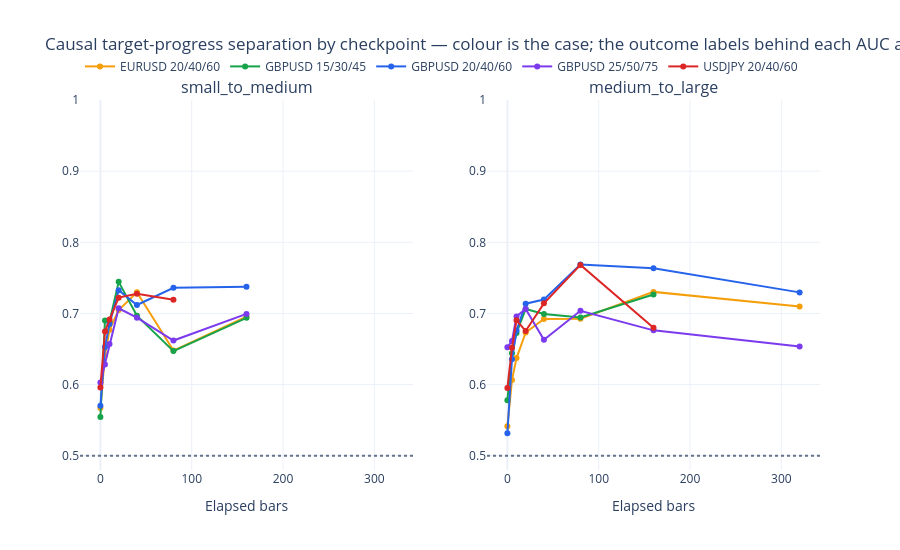

Here is the notebook cell this chart was saved with:
### Code cell
progress_auc = overlap_summary.loc[overlap_summary["feature"].eq("target_progress")].copy()
auc_figure = make_subplots(
    rows=1,
    cols=2,
    subplot_titles=[Stage.SMALL_TO_MEDIUM.value, Stage.MEDIUM_TO_LARGE.value],
)
for column_number, stage in enumerate(Stage, start=1):
    stage_rows = progress_auc.loc[progress_auc["stage"].eq(stage.value)]
    for case, case_rows in stage_rows.groupby("case", sort=False):
        auc_figure.add_trace(go.Scatter(
            x=case_rows["elapsed_bars"],
            y=case_rows["orientation_free_auc"],
            mode="lines+markers",
            name=case,
            legendgroup=case,
            showlegend=column_number == 1,
            line={"color": case_colors[case], "width": 2},
            customdata=case_rows[[
                "propagated_survivors", "rejected_survivors", "stronger_value_direction",
            ]].to_numpy(),
            hovertemplate=(
                "case=%{fullData.name}<br>elapsed=%{x}<br>AUC=%{y:.3f}<br>"
                "propagated=%{customdata[0]:,.0f}<br>rejected=%{customdata[1]:,.0f}<br>"
                "associated direction=%{customdata[2]}<extra></extra>"
            ),
        ), row=1, col=column_number)
    auc_figure.add_hline(
        y=0.5, line={"color": "#64748b", "dash": "dot"}, row=1, col=column_number
    )
    auc_figure.update_yaxes(range=[0.48, 1.0], row=1, col=column_number)
    auc_figure.update_xaxes(title_text="Elapsed bars", row=1, col=column_number)
auc_figure.update_layout(
    title="Causal target-progress separation by checkpoint — colour is the case; the outcome labels behind each AUC are hindsight",
    template="plotly_white",
    height=550,
    legend={"orientation": "h", "y": 1.13, "x": 0.0},
)
auc_figure.show()

### Figure 1 — Plotly figure (JSON) as saved in the notebook; plotly's stock layout.template omitted (floating-point values rounded to 4 significant figures)
{"data": [{"customdata": [[528, 597, "higher"], [469, 567, "higher"], [411, 506, "higher"], [328, 408, "higher"], [232, 294, "higher"], [132, 177, "higher"], [55, 80, "higher"], [2, 5, "insufficient_sample"]], "hovertemplate": "case=%{fullData.name}<br>elapsed=%{x}<br>AUC=%{y:.3f}<br>propagated=%{customdata[0]:,.0f}<br>rejected=%{customdata[1]:,.0f}<br>associated direction=%{customdata[2]}<extra></extra>", "legendgroup": "EURUSD 20/40/60", "line": {"color": "#f59e0b", "width": 2}, "mode": "lines+markers", "name": "EURUSD 20/40/60", "showlegend": true, "type": "scatter", "x": [0, 5, 10, 20, 40, 80, 160, 320], "xaxis": "x", "y": [0.5673, 0.6412, 0.6769, 0.7049, 0.7298, 0.6478, 0.6955, NaN], "yaxis": "y"}, {"customdata": [[971, 1113, "higher"], [808, 1006, "higher"], [631, 818, "higher"], [443, 575, "higher"], [238, 319, "higher"], [93, 133, "higher"], [23, 25, "higher"]], "hovertemplate": "case=%{fullData.name}<br>elapsed=%{x}<br>AUC=%{y:.3f}<br>propagated=%{customdata[0]:,.0f}<br>rejected=%{customdata[1]:,.0f}<br>associated direction=%{customdata[2]}<extra></extra>", "legendgroup": "GBPUSD 15/30/45", "line": {"color": "#16a34a", "width": 2}, "mode": "lines+markers", "name": "GBPUSD 15/30/45", "showlegend": true, "type": "scatter", "x": [0, 5, 10, 20, 40, 80, 160], "xaxis": "x", "y": [0.5544, 0.6902, 0.6884, 0.7444, 0.6968, 0.6471, 0.6939], "yaxis": "y"}, {"customdata": [[574, 663, "higher"], [509, 641, "higher"], [438, 571, "higher"], [363, 466, "higher"], [237, 326, "higher"], [132, 173, "higher"], [44, 67, "higher"], [1, 2, "insufficient_sample"]], "hovertemplate": "case=%{fullData.name}<br>elapsed=%{x}<br>AUC=%{y:.3f}<br>propagated=%{customdata[0]:,.0f}<br>rejected=%{customdata[1]:,.0f}<br>associated direction=%{customdata[2]}<extra></extra>", "legendgroup": "GBPUSD 20/40/60", "line": {"color": "#2563eb", "width": 2}, "mode": "lines+markers", "name": "GBPUSD 20/40/60", "showlegend": true, "type": "scatter", "x": [0, 5, 10, 20, 40, 80, 160, 320], "xaxis": "x", "y": [0.5703, 0.653, 0.6851, 0.7327, 0.712, 0.7362, 0.7374, NaN], "yaxis": "y"}, {"customdata": [[381, 487, "higher"], [347, 479, "higher"], [323, 449, "higher"], [284, 403, "higher"], [219, 304, "higher"], [132, 203, "higher"], [56, 92, "higher"], [6, 11, "insufficient_sample"]], "hovertemplate": "case=%{fullData.name}<br>elapsed=%{x}<br>AUC=%{y:.3f}<br>propagated=%{customdata[0]:,.0f}<br>rejected=%{customdata[1]:,.0f}<br>associated direction=%{customdata[2]}<extra></extra>", "legendgroup": "GBPUSD 25/50/75", "line": {"color": "#7c3aed", "width": 2}, "mode": "lines+markers", "name": "GBPUSD 25/50/75", "showlegend": true, "type": "scatter", "x": [0, 5, 10, 20, 40, 80, 160, 320], "xaxis": "x", "y": [0.603, 0.6283, 0.6572, 0.7073, 0.694, 0.6619, 0.6993, NaN], "yaxis": "y"}, {"customdata": [[802, 984, "higher"], [622, 882, "higher"], [520, 739, "higher"], [370, 529, "higher"], [212, 317, "higher"], [91, 119, "higher"], [17, 33, "insufficient_sample"], [1, 5, "insufficient_sample"]], "hovertemplate": "case=%{fullData.name}<br>elapsed=%{x}<br>AUC=%{y:.3f}<br>propagated=%{customdata[0]:,.0f}<br>rejected=%{customdata[1]:,.0f}<br>associated direction=%{customdata[2]}<extra></extra>", "legendgroup": "USDJPY 20/40/60", "line": {"color": "#dc2626", "width": 2}, "mode": "lines+markers", "name": "USDJPY 20/40/60", "showlegend": true, "type": "scatter", "x": [0, 5, 10, 20, 40, 80, 160, 320], "xaxis": "x", "y": [0.5958, 0.6746, 0.6914, 0.7222, 0.7278, 0.7193, NaN, NaN], "yaxis": "y"}, {"customdata": [[344, 184, "higher"], [309, 183, "higher"], [282, 182, "higher"], [249, 173, "higher"], [199, 148, "higher"], [145, 110, "higher"], [89, 76, "higher"], [27, 24, "higher"]], "hovertemplate": "case=%{fullData.name}<br>elapsed=%{x}<br>AUC=%{y:.3f}<br>propagated=%{customdata[0]:,.0f}<br>rejected=%{customdata[1]:,.0f}<br>associated direction=%{customdata[2]}<extra></extra>", "legendgroup": "EURUSD 20/40/60", "line": {"color": "#f59e0b", "width": 2}, "mode": "lines+markers", "name": "EURUSD 20/40/60", "showlegend": false, "type": "scatter", "x": [0, 5, 10, 20, 40, 80, 160, 320], "xaxis": "x2", "y": [0.5414, 0.6066, 0.6373, 0.6732, 0.6923, 0.6927, 0.7303, 0.7099], "yaxis": "y2"}, {"customdata": [[626, 345, "higher"], [531, 341, "higher"], [471, 328, "higher"], [364, 298, "higher"], [249, 238, "higher"], [146, 153, "higher"], [70, 72, "higher"], [5, 10, "insufficient_sample"]], "hovertemplate": "case=%{fullData.name}<br>elapsed=%{x}<br>AUC=%{y:.3f}<br>propagated=%{customdata[0]:,.0f}<br>rejected=%{customdata[1]:,.0f}<br>associated direction=%{customdata[2]}<extra></extra>", "legendgroup": "GBPUSD 15/30/45", "line": {"color": "#16a34a", "width": 2}, "mode": "lines+markers", "name": "GBPUSD 15/30/45", "showlegend": false, "type": "scatter", "x": [0, 5, 10, 20, 40, 80, 160, 320], "xaxis": "x2", "y": [0.5781, 0.644, 0.6726, 0.7063, 0.6993, 0.6943, 0.7266, NaN], "yaxis": "y2"}, {"customdata": [[358, 216, "higher"], [327, 214, "higher"], [302, 213, "higher"], [260, 200, "higher"], [208, 167, "higher"], [143, 129, "higher"], [81, 91, "higher"], [20, 27, "higher"]], "hovertemplate": "case=%{fullData.name}<br>elapsed=%{x}<br>AUC=%{y:.3f}<br>propagated=%{customdata[0]:,.0f}<br>rejected=%{customdata[1]:,.0f}<br>associated direction=%{customdata[2]}<extra></extra>", "legendgroup": "GBPUSD 20/40/60", "line": {"color": "#2563eb", "width": 2}, "mode": "lines+markers", "name": "GBPUSD 20/40/60", "showlegend": false, "type": "scatter", "x": [0, 5, 10, 20, 40, 80, 160, 320], "xaxis": "x2", "y": [0.5317, 0.6358, 0.6759, 0.7137, 0.7197, 0.7689, 0.7634, 0.7296], "yaxis": "y2"}, {"customdata": [[238, 143, "higher"], [218, 143, "higher"], [202, 142, "higher"], [172, 142, "higher"], [140, 131, "higher"], [104, 109, "higher"], [76, 86, "higher"], [27, 37, "higher"]], "hovertemplate": "case=%{fullData.name}<br>elapsed=%{x}<br>AUC=%{y:.3f}<br>propagated=%{customdata[0]:,.0f}<br>rejected=%{customdata[1]:,.0f}<br>associated direction=%{customdata[2]}<extra></extra>", "legendgroup": "GBPUSD 25/50/75", "line": {"color": "#7c3aed", "width": 2}, "mode": "lines+markers", "name": "GBPUSD 25/50/75", "showlegend": false, "type": "scatter", "x": [0, 5, 10, 20, 40, 80, 160, 320], "xaxis": "x2", "y": [0.6525, 0.6612, 0.6959, 0.7062, 0.663, 0.7037, 0.6763, 0.6537], "yaxis": "y2"}, {"customdata": [[533, 269, "higher"], [456, 267, "higher"], [389, 256, "higher"], [304, 233, "higher"], [206, 206, "higher"], [116, 141, "higher"], [32, 58, "higher"], [10, 14, "insufficient_sample"]], "hovertemplate": "case=%{fullData.name}<br>elapsed=%{x}<br>AUC=%{y:.3f}<br>propagated=%{customdata[0]:,.0f}<br>rejected=%{customdata[1]:,.0f}<br>associated direction=%{customdata[2]}<extra></extra>", "legendgroup": "USDJPY 20/40/60", "line": {"color": "#dc2626", "width": 2}, "mode": "lines+markers", "name": "USDJPY 20/40/60", "showlegend": false, "type": "scatter", "x": [0, 5, 10, 20, 40, 80, 160, 320], "xaxis": "x2", "y": [0.5953, 0.6518, 0.6904, 0.6754, 0.7142, 0.7683, 0.68, NaN], "yaxis": "y2"}], "layout": {"annotations": [{"font": {"size": 16}, "showarrow": false, "text": "small_to_medium", "x": 0.225, "xanchor": "center", "xref": "paper", "y": 1.0, "yanchor": "bottom", "yref": "paper"}, {"font": {"size": 16}, "showarrow": false, "text": "medium_to_large", "x": 0.775, "xanchor": "center", "xref": "paper", "y": 1.0, "yanchor": "bottom", "yref": "paper"}], "height": 550, "legend": {"orientation": "h", "x": 0.0, "y": 1.13}, "shapes": [{"line": {"color": "#64748b", "dash": "dot"}, "type": "line", "x0": 0, "x1": 1, "xref": "x domain", "y0": 0.5, "y1": 0.5, "yref": "y"}, {"line": {"color": "#64748b", "dash": "dot"}, "type": "line", "x0": 0, "x1": 1, "xref": "x2 domain", "y0": 0.5, "y1": 0.5, "yref": "y2"}], "title": {"text": "Causal target-progress separation by checkpoint — colour is the case; the outcome labels behind each AUC are hindsight"}, "xaxis": {"anchor": "y", "domain": [0.0, 0.45], "title": {"text": "Elapsed bars"}}, "xaxis2": {"anchor": "y2", "domain": [0.55, 1.0], "title": {"text": "Elapsed bars"}}, "yaxis": {"anchor": "x", "domain": [0.0, 1.0], "range": [0.48, 1.0]}, "yaxis2": {"anchor": "x2", "domain": [0.0, 1.0], "range": [0.48, 1.0]}}}
